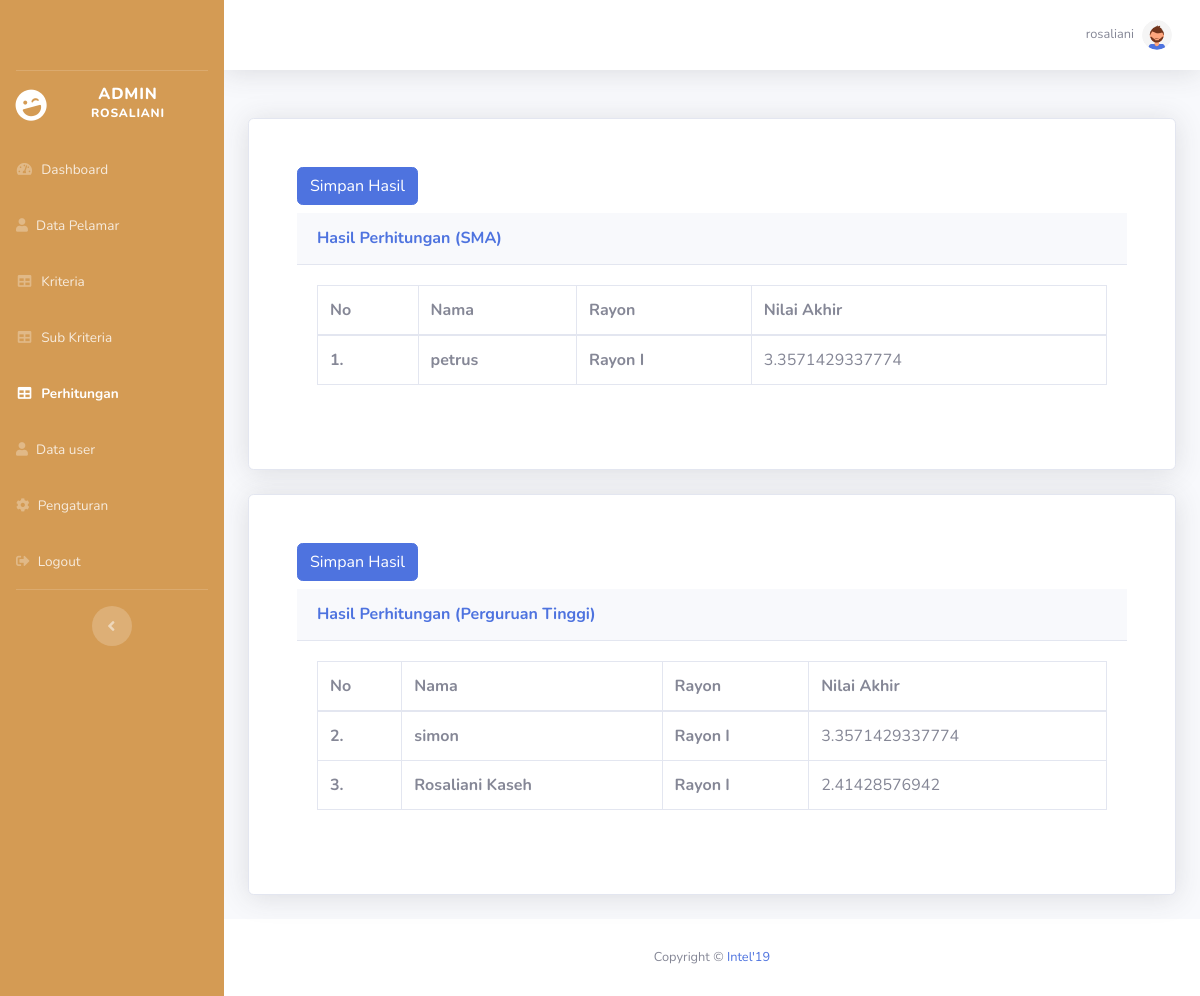
Screenshot of /admin/perhitungan.php (signed in) with the database file from the repository.
### tables this page shows
CREATE TABLE `data_pelamar` (
  `id_pelamar` int(11) NOT NULL,
  `nama` varchar(50) NOT NULL,
  `foto` varchar(255) NOT NULL,
  `sekolah` varchar(100) NOT NULL,
  `jurusan` varchar(50) NOT NULL,
  `no_hp` varchar(12) NOT NULL,
  `kartu_keluarga` varchar(255) DEFAULT NULL,
  `s_beasiswa_lain` varchar(255) DEFAULT NULL,
  `raport_khs` varchar(255) DEFAULT NULL,
  `f_id_rayon` int(11) NOT NULL,
  `f_id_login` int(11) NOT NULL
);

CREATE TABLE `rayon` (
  `id_rayon` int(11) NOT NULL,
  `nama_rayon` varchar(100) NOT NULL
);

### config.php (called while the page is built, shortened)
<?php
function connectDatabase()
{
    $conn = new mysqli(DB_HOST, DB_USERNAME, DB_PASSWORD, DB_NAME);
    return $conn;
}
?>

### admin/functions/perhitungan.php (called while the page is built, shortened)
<?php
require_once '../config.php';
class Perhitungan{
    private $db;
    public function __construct()
    {
        $this->db = connectDatabase();
    }
    public function perengkingan($jenjang=null){
        $perhitungan = $this->GapAlternatif($jenjang);
        $ranking = array();
        foreach ($perhitungan as $key => $value) {
            $jumlahCF = $value['bobot_gap_C1'] + $value['bobot_gap_C2'] + $value['bobot_gap_C3'] + $value['bobot_gap_C4'] + $value['bobot_gap_C5'];
            $jumlahSF = $value['bobot_gap_C6'] + $value['bobot_gap_C7'];
            $NCF = $jumlahCF / 5;
            $NSF = $jumlahSF / 2;
            $NMA = ($value['bobotC1'] * $NCF) + ($value['bobotC2'] * $NCF) + ($value['bobotC3'] * $NCF) + ($value['bobotC4'] * $NCF) + ($value['bobotC5'] * $NCF);
            $NSA = ($value['bobotC6'] * $NSF) + ($value['bobotC7'] * $NSF);
            $nilaiAkhir = ((5 / 7) * $NMA) + ((2 / 7) * $NSA);
            $ranking[] = [
                'id_pelamar' => $value['id_pelamar'],
                'nama' => $value['nama'],
                'nama_rayon' => $value['nama_rayon'],
                'f_id_rayon' => $value['f_id_rayon'],
                'f_id_login' => $value['f_id_login'],
                'nilaiAkhir' => $nilaiAkhir
            ];
        }
        usort($ranking, array($this, 'compare'));
        return $ranking;
    }
    function compare($a, $b) {
        return ($a['nilaiAkhir'] > $b['nilaiAkhir']) ? -1 : 1;
    }
    public function getHasilAkhir($f_id_periode=null,$jenjang=null){
        return $this->db->query("SELECT * FROM hasil_akhir WHERE f_id_periode=$f_id_periode AND jenjang='$jenjang'");
    }
}
$Perhitungan = new Perhitungan();
?>

### admin/perhitungan.php (the view, shortened to what this page needs)
<?php
require_once './header.php';
require_once './functions/perhitungan.php';
$rankingSMA = $Perhitungan->perengkingan('sma');
$rankingPT = $Perhitungan->perengkingan('pt');
$hasilAkhirSMA = $Perhitungan->getHasilAkhir($_SESSION['id_periode'],'sma');
$hasilAkhirPT = $Perhitungan->getHasilAkhir($_SESSION['id_periode'],'pt');
$i = 1;
?>
<div class="row">
    <div class="col-lg-12">
        <div class="card shadow mb-4">
            <div class="justify-content-center p-5">
                <form action="" method="post">
                    <?php if($rankingSMA != null && mysqli_num_rows($hasilAkhirSMA) < 1):?>
                    <button type="submit" name="simpan-sma" class="btn btn-primary mb-2">
                        Simpan Hasil
                    </button>
                    <?php endif;?>
                    <div class="card-header py-3">
                        <h6 class="m-0 font-weight-bold text-primary">Hasil Perhitungan (SMA)</h6>
                    </div>
                    <div class="card-body">
                        <div class="table-responsive">
                            <table class="table table-bordered" id="hasil-sma" width="100%" cellspacing="0">
                                <thead>
                                    <tr>
                                        <th>No</th>
                                        <th>Nama</th>
                                        <th>Rayon</th>
                                        <th>Nilai Akhir</th>
                                    </tr>
                                </thead>
                                <tbody>
                                    <?php foreach ($rankingSMA as $key => $rank):?>
                                    <tr>
                                        <th scope="row"><?=$i++;?>. </th>
                                        <th><?=$rank['nama'];?></th>
                                        <th><?=$rank['nama_rayon'];?></th>
                                        <td><?=$rank['nilaiAkhir'];?></td>
                                    </tr>
                                    <?php endforeach;?>
                                </tbody>
                            </table>
                        </div>
                    </div>
                </form>
            </div>
        </div>
    </div>
    <div class="col-lg-12">
        <div class="card shadow mb-4">
            <div class="justify-content-center p-5">
                <form action="" method="post">
                    <?php if($rankingPT != null && mysqli_num_rows($hasilAkhirPT) < 1):?>
                    <button type="submit" name="simpan-pt" class="btn btn-primary mb-2">
                        Simpan Hasil
                    </button>
                    <?php endif;?>
                    <div class="card-header py-3">
                        <h6 class="m-0 font-weight-bold text-primary">Hasil Perhitungan (Perguruan Tinggi)</h6>
                    </div>
                    <div class="card-body">
                        <div class="table-responsive">
                            <table class="table table-bordered" id="hasil-pt" width="100%" cellspacing="0">
                                <thead>
                                    <tr>
                                        <th>No</th>
                                        <th>Nama</th>
                                        <th>Rayon</th>
                                        <th>Nilai Akhir</th>
                                    </tr>
                                </thead>
                                <tbody>
                                    <?php foreach ($rankingPT as $key => $rank):?>
                                    <tr>
                                        <th scope="row"><?=$i++;?>. </th>
                                        <th><?=$rank['nama'];?></th>
                                        <th><?=$rank['nama_rayon'];?></th>
                                        <td><?=$rank['nilaiAkhir'];?></td>
                                    </tr>
                                    <?php endforeach;?>
                                </tbody>
                            </table>
                        </div>
                    </div>
                </form>
            </div>
        </div>
    </div>
</div>
<?php require './footer.php';?>

### rows the page displays
data_pelamar: nama "petrus", f_id_rayon.nama_rayon "Rayon I", nilaiAkhir "3.3571429337774"
data_pelamar: nama "simon", f_id_rayon.nama_rayon "Rayon I", nilaiAkhir "3.3571429337774"
data_pelamar: nama "Rosaliani Kaseh", f_id_rayon.nama_rayon "Rayon I", nilaiAkhir "2.41428576942"

### other values shown
$_SESSION['username'] "ROSALIANI"
$_SESSION['username'] "rosaliani"
